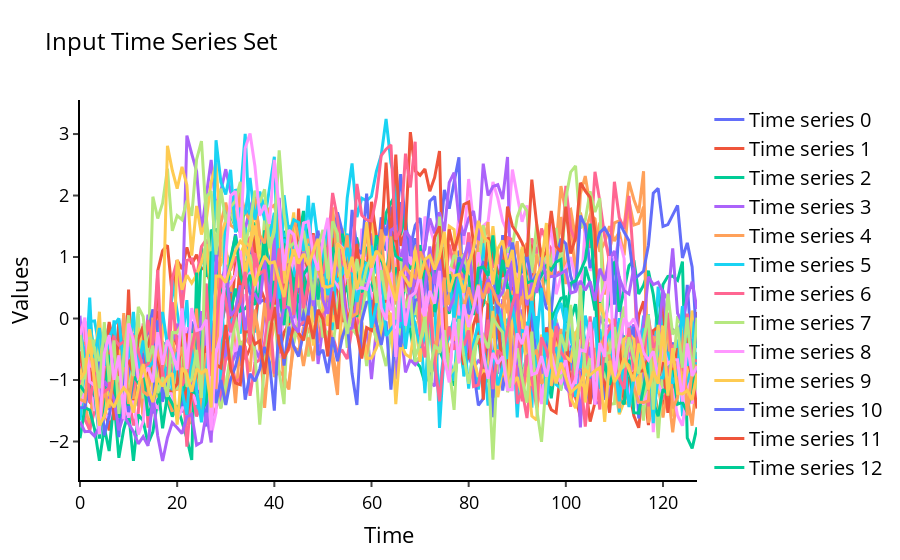

Source (notebook cell):
### Markdown cell above
Выполните визуализацию экземпляра каждого класса. Для этого используйте функцию `plot_ts_set()` из модуля *plots.py*.

### Code cell
plot_ts_set(ts_set)
